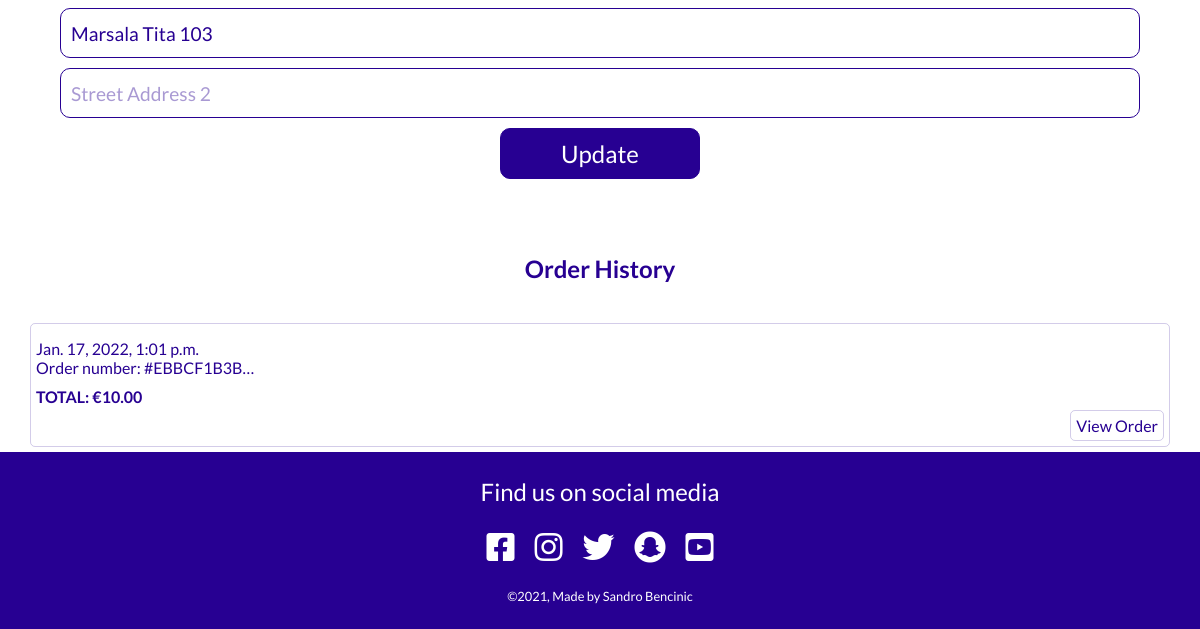
Page /profiles/profile/ (signed in, lower part) on the earlier database version.
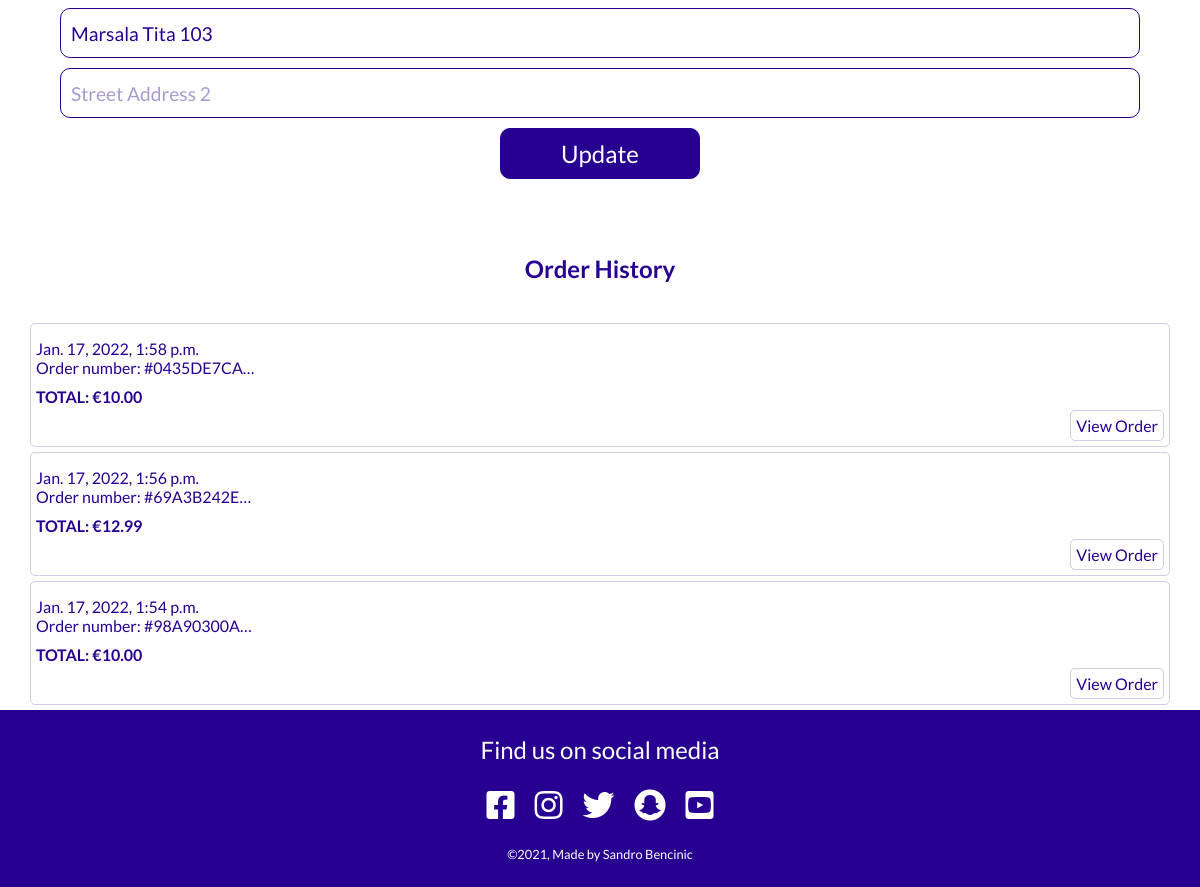
Same page on the later database version.
### profiles/models.py (models this page shows, shortened)
class UserProfile(models.Model):
    user = models.OneToOneField(User, on_delete=models.CASCADE)
    default_phone_number = models.CharField(
        max_length=20, null=True, blank=True)
    default_city = models.CharField(
        max_length=40, null=True, blank=True)
    default_street_address1 = models.CharField(
        max_length=80, null=True, blank=True)
    default_street_address2 = models.CharField(
        max_length=80, null=True, blank=True)

### checkout/models.py (models this page shows, shortened)
class Order(models.Model):
    user_profile = models.ForeignKey(
        UserProfile, on_delete=models.SET_NULL,
        null=True, blank=True, related_name='orders')
    full_name = models.CharField(max_length=100)
    email = models.EmailField(max_length=100)
    phone_number = models.CharField(max_length=100)
    street_address1 = models.CharField(max_length=100)
    street_address2 = models.CharField(max_length=100, null=True, blank=True)
    city = models.CharField(max_length=100)
    date = models.DateTimeField(auto_now_add=True)
    order_number = models.CharField(max_length=32, editable=False)
    order_total = models.DecimalField(
        max_digits=10, decimal_places=2, default=0, null=True)
    original_bag = models.TextField(null=False, blank=False, default='')
    stripe_pid = models.CharField(
        max_length=254, null=False, blank=False, default='')

### profiles/views.py (the view)
# urls.py: path('profile/', profile, name='profile'),
def profile(request):
    profile = get_object_or_404(UserProfile, user=request.user)
    if request.method == 'POST':
        form = UserProfileForm(request.POST, instance=profile)
        if form.is_valid():
            form.save()
            messages.success(request, 'Profile updated successfully')
    form = UserProfileForm(instance=profile)
    orders = profile.orders.all()[::-1]
    context = {
        'form': form,
        'orders': orders
    }
    return render(request, 'profiles/profile.html', context)

### profiles/forms.py
class UserProfileForm(forms.ModelForm):
    class Meta:
        model = UserProfile
        exclude = ('user',)
    def __init__(self, *args, **kwargs):
        super().__init__(*args, **kwargs)
        placeholders = {
            'default_phone_number': 'Phone Number',
            'default_city': 'City',
            'default_street_address1': 'Street Address 1',
            'default_street_address2': 'Street Address 2',
        }
        self.fields['default_phone_number'].widget.attrs['autofocus'] = True
        for field in self.fields:
            if self.fields[field].required:
                placeholder = f'{placeholders[field]} *'
            else:
                placeholder = placeholders[field]
            self.fields[field].widget.attrs['placeholder'] = placeholder
            self.fields[field].label = False

### order/contexts.py (called while the page is built, shortened)
def contexts(request):
    bag_items = []
    grand_total = 0
    if request.user.is_authenticated:
        delivery_fee = 0
    else:
        delivery_fee = 2
    grand_total += delivery_fee
    order_time = None
    bag = request.session.get('bag', {})
    context = {
        'bag_items': bag_items,
        'grand_total': grand_total,
        'order_time': order_time,
        'delivery_fee': delivery_fee,
    }
    return context

### profiles/templates/profiles/profile.html (shortened to what this page needs)
{% extends 'base.html' %}
{% load static %}
{% block content %}
    <div class="update-profile">
        <form class="update-profile-form" action="{% url 'profile' %}" method="post">
            {{ form.as_p }}
            <button class="btn btn--update-profile" type="submit">Update</button>
        </form>
    </div>
    <div class="orderhistory">
        <h2 class="orderhistory__title">Order History</h2>
        {% if orders|length == 0  %}
            <p class="orderhistory__text">Your order history is empty.</p>
        {% else %}
            {% for order in orders %}
                <div class="orderhistory__item">
                    <p class="orderhistory__date">{{ order.date }}</p>
                    <p class="orderhistory__number">Order number: #{{ order.order_number|truncatechars:10 }}</p>
                    <p class="orderhistory__total">TOTAL: €{{ order.order_total }}</p>
                    <a class="orderhistory__btn" href="{% url 'saved_order' order.order_number %}">View Order</a>
                </div>
            {% endfor %}
        {% endif %}
    </div>
{% endblock content %}

### templates/base.html (shortened to what this page needs)
{% load static %}
<!DOCTYPE html>
<html lang="en">
<head>
    <link rel="stylesheet" href="https://use.fontawesome.com/releases/v5.15.4/css/all.css">
    <link rel="stylesheet" href="https://cdnjs.cloudflare.com/ajax/libs/animate.css/4.1.1/animate.min.css">
    <link rel="stylesheet" href="{% static 'css/style.css' %}">
</head>
<body>
    <div class="main-container">
        {% block content %}
        {% endblock content %}
    </div>
    <footer class="footer">
        <p class="footer__title">Find us on social media</p>
        <ul class="footer__links">
        <li>
            <a href="https://www.facebook.com/" target="_blank"
            aria-label="link to facebook (opens in new tab)" rel="noopener">
            <i class="fab fa-facebook-square"></i>
            </a>
        </li>
        <li>
            <a href="https://www.instagram.com/" target="_blank"
            aria-label="link to instagram (opens in new tab)" rel="noopener">
            <i class="fab fa-instagram"></i>
            </a>
        </li>
        <li>
            <a href="https://twitter.com/" target="_blank"
            aria-label="link to twitter (opens in new tab)" rel="noopener">
            <i class="fab fa-twitter"></i>
            </a>
        </li>
        <li>
            <a href="https://www.snapchat.com/" target="_blank"
            aria-label="link to snapchat (opens in new tab)" rel="noopener">
            <i class="fab fa-snapchat"></i>
            </a>
        </li>
        <li>
            <a href="https://www.youtube.com/" target="_blank"
            aria-label="link to youtube (opens in new tab)" rel="noopener">
            <i class="fab fa-youtube-square"></i>
            </a>
        </li>
        </ul>
        <p class="footer__copyright">©2021, Made by Sandro Bencinic</p>
    </footer>
</body>
</html>

### static/css/style.css (style rules this page uses)
* { position: relative; box-sizing: border-box; margin: 0; padding: 0; }
*, a { font-family: 'Lato', sans-serif; color: black; }
body { min-height: 100vh; display: flex; flex-direction: column; justify-content: space-between; }
a { text-decoration: none; }
li { list-style-type: none; }
.main-container { width: 100%; min-height: calc(100vh - 177px - 80px); top: 80px; margin-bottom: 80px; }
.btn { display: block; color: white !important; border: 1px solid rgb(39, 0, 146); border-radius: 10px; background-color: rgb(39, 0, 146); padding: 10px; width: 200px; font-size: 1.5rem; text-align: center; }
.footer { text-align: center; background-color: rgb(39, 0, 146); padding: 25px 0; }
.footer__title { color: white; font-size: 1.5rem; }
.footer__links { display: flex; justify-content: center; }
.footer i { color: white; font-size: 2rem; margin: 25px 10px; }
.footer__copyright { color: white; font-size: 0.8rem; }
.order *, .orderhistory * { color: rgb(39, 0, 146); }
.order, .orderhistory { margin-top: 40px; }
.order__title, .orderhistory__title { text-align: center; color: rgb(39, 0, 146); margin-bottom: 40px; }
.orderitem, .orderhistory__item { padding: 15px 5px; width: 95vw; margin: 5px auto; border: 1px solid rgb(39, 0, 146, 0.2); border-radius: 5px; }
.orderhistory__total { font-weight: bold; margin: 10px 0 25px 0; }
.orderhistory__btn { position: absolute; bottom: 5px; right: 5px; padding: 5px; text-align: center; border: 1px solid rgb(39, 0, 146, 0.2); border-radius: 5px; }
.checkout *, .update-profile * { color: rgb(39, 0, 146); }
.checkout, .update-profile { margin-top: 40px; padding: 10px; }
.checkout-form, .update-profile-form { width: 90vw; margin: 0 auto; }
.checkout-form input, .update-profile-form input, #card-element { width: 100%; height: 50px; border: 1px solid rgb(39, 0, 146); border-radius: 10px; outline-color: rgb(39, 0, 146); margin-bottom: 10px; font-size: 1.2rem; padding: 10px; }
.checkout-form input::placeholder, .update-profile-form input::placeholder { color: rgba(39, 0, 146, 0.4); font-weight: 400; }
.btn--checkout, .btn--update-profile { margin: auto; margin-bottom: 25px; }

Differences in the rows shown:
removed Order: date "Jan. 17, 2022, 1:01 p.m.", order_number "EBBCF1B3B…", order_total "10.00"
added Order: date "Jan. 17, 2022, 1:58 p.m.", order_number "0435DE7CA…", order_total "10.00"
added Order: date "Jan. 17, 2022, 1:56 p.m.", order_number "69A3B242E…", order_total "12.99"
added Order: date "Jan. 17, 2022, 1:54 p.m.", order_number "98A90300A…", order_total "10.00"
